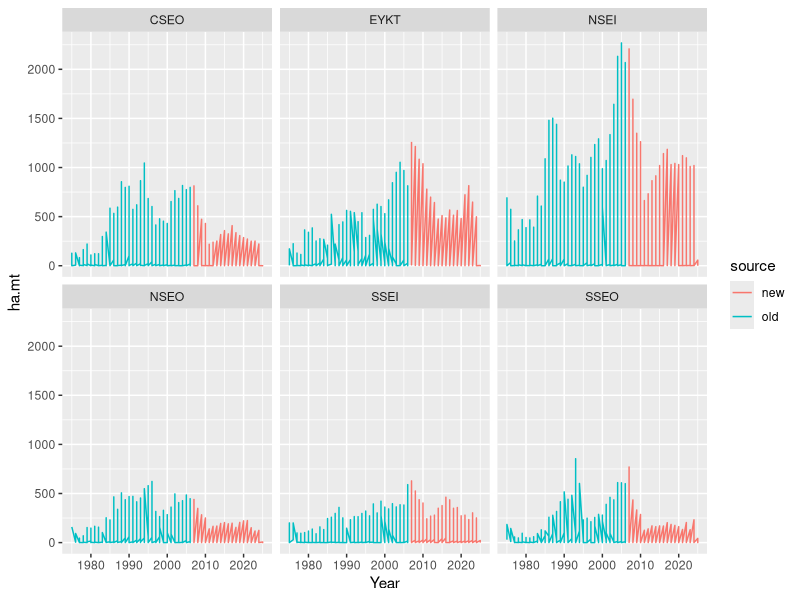
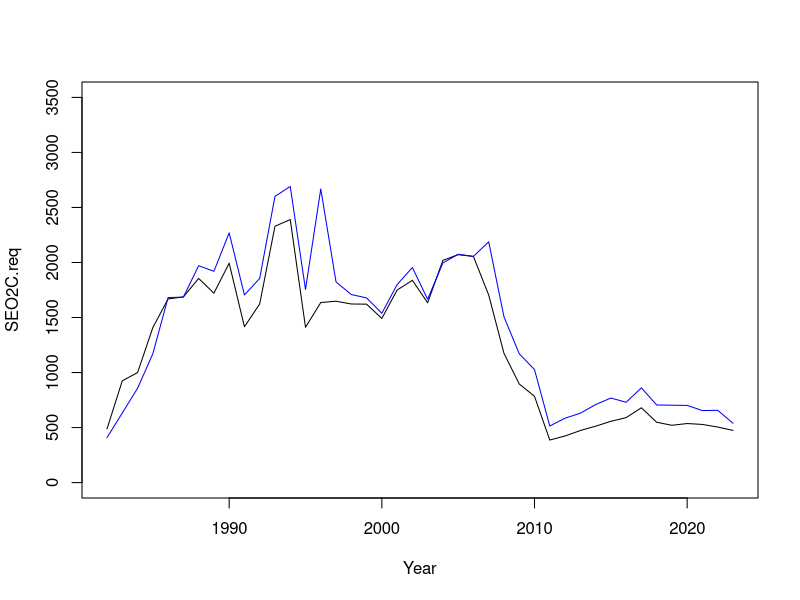
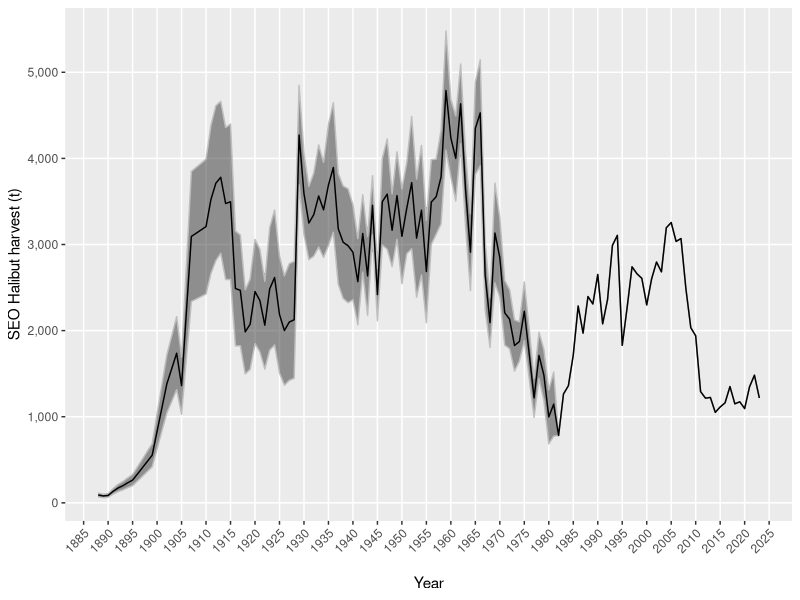
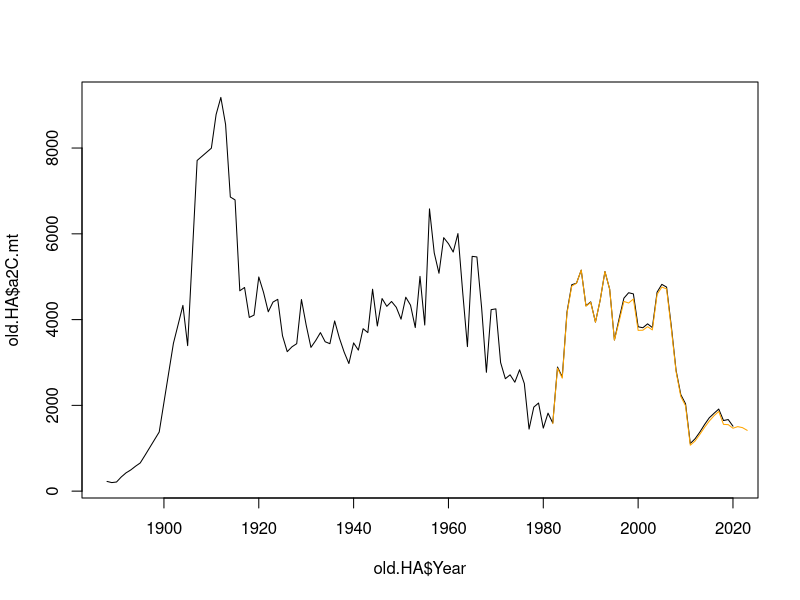
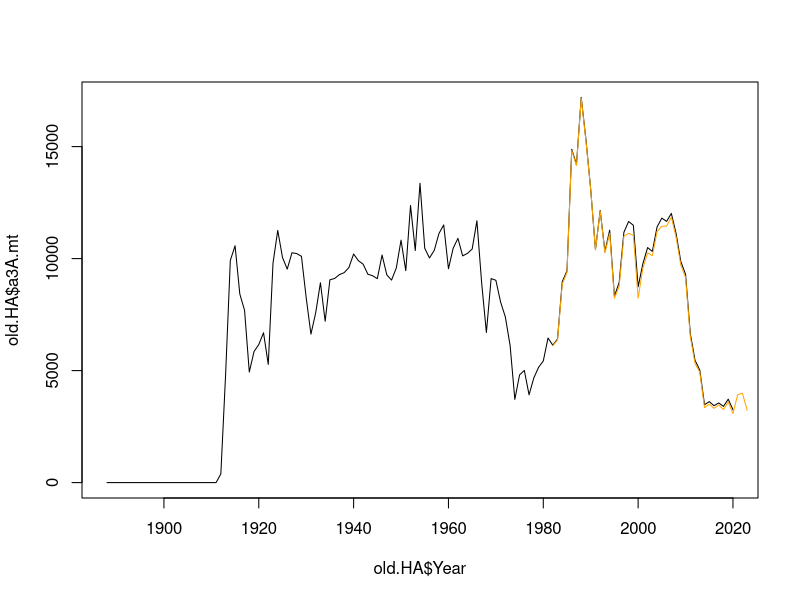
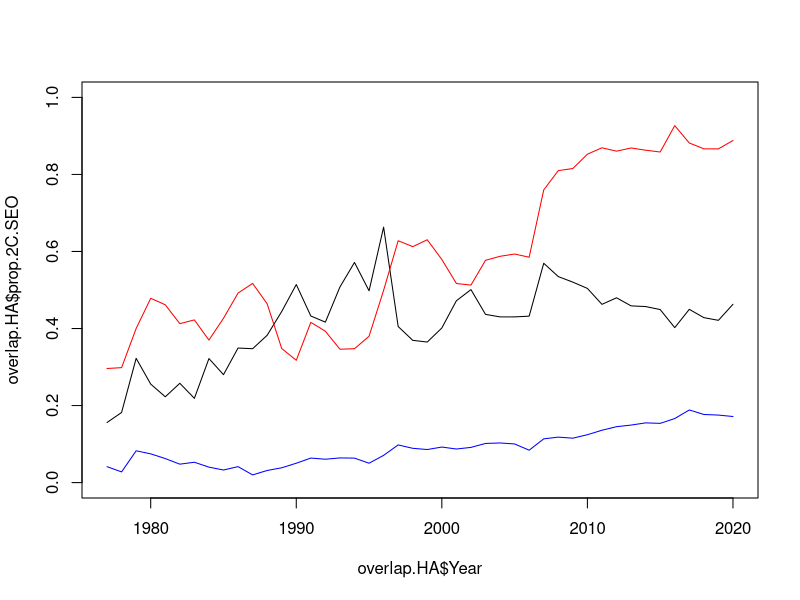
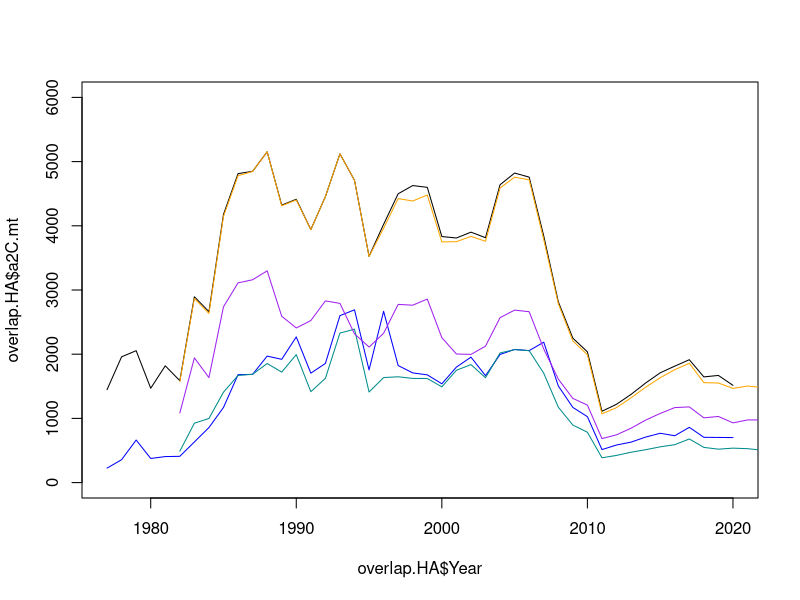
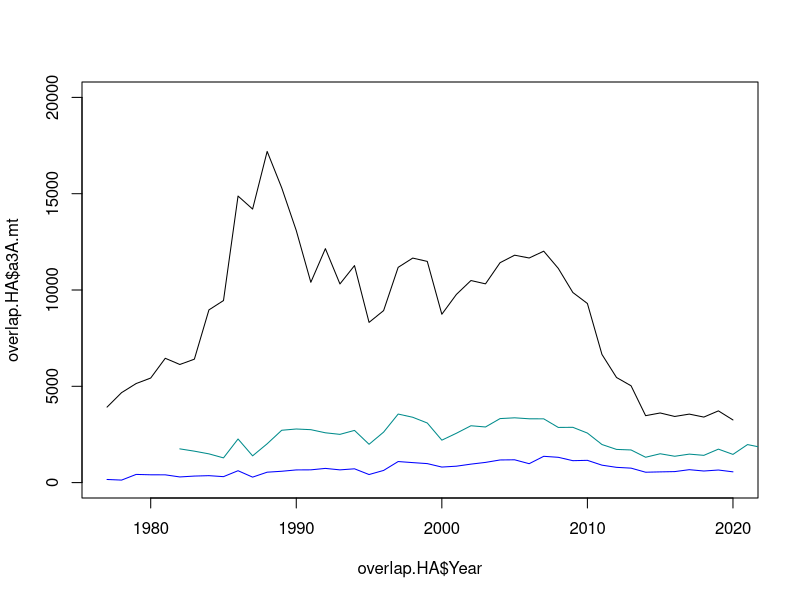

Here is the R script that generated these plots, in order:
################################################################################
## Halibut harvest reconstruction
##
## This code is used to reconstruct the halibut harvests for the SEO management
## units so that we can make estimates about yelloweye bycatch based on IPHC
## survey data. 
##
## 2022 SAFE Report - Appendix A:
## https://apps-afsc.fisheries.noaa.gov/Plan_Team/2022/GOAdsr.pdf
## Because IPHC statistical areas do not align with ADF&G management areas it
## was necessary to reconstruct halibut harvests with some uncertainty. 
## Three of the management areas (CSEO, SSEO and NSEO) were readily identifiable 
## by IPHC regulatory area or region. However, the ADF&G EYKT management area 
## comprises only a portion of IPHC regulatory area 3A and only a portion of the
## Yakutat IPHC region. As such, hindcast harvests were constructed using the average
## proportional relationship between the 3A or Yakutat harvests and the EYKT 
## management area from 1982-2021.
## For years going back to 1929 this meant applying the proportional relationship 
## between the EYKT and the Yakutat IPHC region (which comprises a portion of 
## IPHC management area 3A). For years prior to 1929 this meant applying the 
## proportional relationship between the EYKT and the entire 3A regulatory area.
## 
## This is the most latest version of the code updated last 9/23/24 - LSC
################################################################################

# set up ----
{library(plyr)
library(dplyr)
library(boot)
library(ggplot2)
library(scales)
library(tidyverse)}

YEAR<-2024

options(scipen = 999)

################################################################################
### IMPORT DATA ###
################################################################################

## ADF&G Halibut fish Ticket Data ##############################################

## Catch Data 1975-2023 - R output - code from Rhea Ehresmann using lbs from the
## CFEC gross earning subject area in OceanAK:
## https://oceanak.adfg.alaska.gov/analytics/saw.dll?Answers&path=%2Fshared%2FCommercial%20Fisheries%2FRegion%20I%2FGroundFish%2FUser%20Reports%2FYelloweye%20Reports%20for%20Phil%2FCFEC%20Gross%20Earnings#resultsTab197eba52b18
## I have updated this spreadsheet through 2023 but we will only be using the data
## before 2006 as the fish ticket data (below) is more accurate.We have a lot more 
## flexibility with the fish ticket data and filters. The CFEC gross earnings 
## doesn’t change if fish tickets are edited the following year, so the CFEC data aren’t updated 
## even if the fish tickets are updated. 
## This does not need to be updated in the future but in case someone does want to
## The data is stored: Data_processing/Data/Harvests/CFEC Gross Earnings Data
## The code is stored: Data_processing/Code/ye_hal_summary.R
## There is an additional copy on the GF drive in Rhea's folder.
## Previous versions of this spreadsheet are called: 
## halibut_catch_data_new071422
## halibut_catch_data
HA.Harv<-read.csv("Data_processing/Data/Harvests/halibut_catch_data_cfec.csv", header=T) %>%
  mutate(Year = year.landed, Mgt.Area = mgmt.area, ha.lbs = round.lbs,
         fishery.code = permit.fishery,
         gear = gear.description,
         ha.mt = ha.lbs*0.00045359,
         source = "old") %>%
  select(Year,Mgt.Area,fishery.code,gear,ha.lbs,ha.mt,source) %>% 
  filter(Year <= 2006)

lapply(HA.Harv[c("Year", "Mgt.Area", "fishery.code", "gear")], unique)

## Catch Data 2021-Current Year

## https://oceanak.adfg.alaska.gov/analytics/saw.dll?PortalGo&Action=prompt&path=%2Fshared%2FCommercial%20Fisheries%2FRegion%20I%2FGroundFish%2FUser%20Reports%2FYelloweye%20Reports%20for%20Phil%2FHalibut%20harvest%20SEO%20in%20fish%20ticket%20data%202007%20-%20present
## OceanAK report originally (Halibut harvest SEO in fish ticket data 2007-2022)
## excluded inside waters and included only halibut trips (B permits). I changed filters to match
## Ha.Harv output. I saved this OceanAK report as "Halibut harvest SEO in fish
## ticket data 2007 - present". 
## I made an archive folder for old outputs. I think these can eventually be deleted,
## but I am a data hoarder and it's nice to rerun with old outputs to recreate outputs.
## Data pulled: 7.8.25
HA.Harv.update<-read.csv("Data_processing/Data/Harvests/halibut_catch_adfg_ft_data.csv") %>%
  mutate(Year=DOL.Year,
         gear = Gear.Code.and.Name,
         ha.lbs = as.numeric(Whole.Weight..sum.),
         ha.mt = ha.lbs*0.00045359,
         fishery.code = CFEC.Fishery.Code,
         source = "new") %>%
  select(Year,Mgt.Area,fishery.code,gear,ha.lbs,ha.mt,source)

lapply(HA.Harv.update[c("Year", "Mgt.Area", "fishery.code", "gear")], unique)

#Data Check - combine the new and old HA harvest data
temp<-rbind(HA.Harv,HA.Harv.update)
unique(temp$Year)

ggplot(temp,aes(Year,ha.mt,col=source)) +
  geom_line()+
  facet_wrap(~Mgt.Area)

#Combine 1975-2006 to 2007-present ADF&G fish ticket data
Halibut.harv.1975<-rbind(HA.Harv %>%
                           filter(Year < min(HA.Harv.update$Year)),HA.Harv.update) %>%
  group_by(Year,Mgt.Area) %>%
  summarise(HA.lbs = sum(ha.lbs), HA.mt = sum(ha.mt))

lapply(Halibut.harv.1975[c("Year", "Mgt.Area")], unique)

#SAVE this data for use in estimating historical bycatch

write.csv(Halibut.harv.1975, paste0("Data_processing/Data/SE_Halibut_removals_",
                                    min(Halibut.harv.1975$Year), "-",
                                    max(Halibut.harv.1975$Year), ".csv"), row.names = FALSE)


## IPHC Fishery  ###############################################################

## Halibut harvest from IPHC for 2022 and beyond
## Data is available from: https://www.iphc.int/data/commercial-datasets 
## and under "Pacific Halibut Directed Commercial Landings" download "IPHC Statistical 
## Area and Year - head-off, dressed weight; 1991-" with the net weight in lbs
## save it to the Data_processing/Data/Harvests/ folder and call it IPHC_harv_YEAR.csv
## The spreadsheet is heavily formatted so you'll need to do some cleaning to 
## get just the header row and the data for the most recent year.  This will then be
## added to the sheet Randy came up with (HA.req) and then saved for next year
## An updated file can be found under “Fishery information” at 
## https://www.iphc.int/data/time-series-datasets/, 
## specifically https://www.iphc.int/uploads/2024/09/iphc-2024-tsd-026.xlsx. These 
## data are derived from logbook data and fish tickets. This report in particular 
## lags by about a year. 2024 logs will still be collected well into 2025 and 
## IPHC will generate an update sometime in the fall.

HA.newreq<-read.csv("Data_processing/Data/Harvests/IPHC_harv_2023.csv")
unique(HA.newreq$Year) #2022 - 2023

## Halibut harvest from IPHC for 1982 - 2021; Randy Peterson originally put in this request 
HA.req<-read.csv("Data_processing/Data/Harvests/Halibut_Harvest_IPHCdatareq_1982_2021.csv")
unique(HA.req$Year) #1982-2021

## Halibut harvest from IPHC 1975-1982; Data for 1929-1975 came from IPHC Technical report 14 (Myhre et al. 1977) 
Ha.75_82<-read.csv("Data_processing/Data/Harvests/IPHC_Halibut_harv_1975-1982.csv")
unique(Ha.75_82$Year) #1971-1982

## Halibut harvest from IPHC 1929-1975; Data for 1975-1982 came from IPHC Scientific report 67 (Hoag et al. 1983)
HA.29_75<-read.csv("Data_processing/Data/Harvests/IPHC_Halibut_harv_1929-1975.csv")
unique(HA.29_75$Year) #1929-1975

## Halibut by IPHC area from web source data
HA.IPHCweb<-read.csv("Data_processing/Data/Harvests/Halibut_harvests_IPHCareas_1888.csv", skip=1, header=T)

################################################################################
### HALIBUT HAREVEST RECONSTRUCTION ###
################################################################################

## STEP 1 ######################################################################
# get the contemporary data from IPHC request, get SEO data from there: HA.req
#         a) 2C partitioned into SEO and SEI - measure this PROPORTION (2Cprops)
#         b) 3A to SEO from FISHTICKET data proportion - measure and apply (3A prop)

## Stat areas are further subdivided into "inside/outside" or I/O areas when it 
## was found that outside waters has a greater proportion of older fish an inside waters.
IOs<-unique(HA.req %>% filter(IPHC.Regulatory.Area == "2C" | IPHC.Regulatory.Area == "3A") %>%
              select(IPHC.Statistical.Area,IPHC.Stat.Area..1929.1975,IPHC.Region.2..1929.1975))

HA.newreq <- HA.newreq %>% 
  mutate(IPHC.Regulatory.Area = str_trim(IPHC.Regulatory.Area)) %>% #removes the space after the letters in iphc regulatory area
  filter(IPHC.Regulatory.Area == "2C" | IPHC.Regulatory.Area == "3A") %>% 
  #Net weight (lb): head off, eviscerated, ice and slime deducted weight
  mutate(Net_lbs=Net.wt..lb./1000) %>%
  select(Year,IPHC.Regulatory.Area,IPHC.Statistical.Area = IPHC..Statistical.Area,Net_lbs)

HA.newreq <- join(HA.newreq,IOs,by="IPHC.Statistical.Area")

head(HA.req)
head(HA.newreq)

HA.req<-rbind(HA.req %>% 
                select(Year,
                       IPHC.Regulatory.Area,
                       IPHC.Statistical.Area,
                       Net_lbs = Pacific.halibut.Net.wt..000.lbs.,
                       IPHC.Stat.Area..1929.1975,
                       IPHC.Region.2..1929.1975),
              HA.newreq) %>% 
  mutate(Net_lbs = as.numeric(Net_lbs)) %>% 
  arrange(Year)

HA.req_2C_3A <- HA.req %>%
  filter(IPHC.Regulatory.Area %in% c("2C", "3A")) %>%
  group_by(IPHC.Regulatory.Area, Year, IPHC.Region.2..1929.1975) %>%
  summarise(Halibut_lbs = sum(Net_lbs)) %>%
  mutate(Halibut_mt = Halibut_lbs * 0.00045359 * 1000,
    IO = IPHC.Region.2..1929.1975) %>%
  select(Year, IPHC.regarea = IPHC.Regulatory.Area, IO, Halibut_lbs, Halibut_mt)

Hal.SPM<-data.frame()

years<-unique(HA.req_2C_3A$Year) 
i<-1
for (y in years) {  #y<-years[1]
  subha<-Halibut.harv.1975[Halibut.harv.1975$Year == y,]
  req<-HA.req_2C_3A[HA.req_2C_3A$Year == y,]
  Hal.SPM[i,"Year"]<-y
  
  Hal.SPM[i,"3A.harv"]<-sum(req$Halibut_mt[req$IPHC.regarea == "3A"]) # Total 3A halibut harvest (IPHC data)
  
  Hal.SPM[i,"3Ayak.harv"]<-sum(req$Halibut_mt[req$IPHC.regarea == "3A" & 
                                                req$IO == "Yakutat"]) # Portion of 3A harvest attributed to Yakutat (IPHC data)
  
  Hal.SPM[i,"2C.harv"]<-sum(req$Halibut_mt[req$IPHC.regarea == "2C"]) # Total 2C harvest (IPHC data)
  
  Hal.SPM[i,"EYKT"]<-subha$HA.mt[subha$Mgt.Area == "EYKT"] # Total EYKT harvest (ADFG FT data)
  
  Hal.SPM[i,"SEO2C.tix"]<-sum(subha$HA.mt[subha$Mgt.Area == "NSEO" |
                                            subha$Mgt.Area == "CSEO" |
                                            subha$Mgt.Area == "SSEO"]) # Total OUTSIDE harvest (ADFG FT data)
  
  Hal.SPM[i,"SEI2C.tix"]<-sum(subha$HA.mt[subha$Mgt.Area == "NSEI" |
                                            subha$Mgt.Area == "SSEI"], na.rm=T) # Total INSIDE harvest (ADFG FT data)
  
  Hal.SPM[i,"SEO2C.req"]<-req$Halibut_mt[req$IO == "SE-O"] # Total OUTSIDE harvest (IPHC data)
  
  Hal.SPM[i,"SEI2C.req"]<-req$Halibut_mt[req$IO == "SE-I"] # Total INSIDE harvest (IPHC data)

  
  Hal.SPM[i,"prop3A.EYKT"]<-Hal.SPM[i,"EYKT"]/Hal.SPM[i,"3A.harv"] # Proportion of 3A harvest attributed to EYKT (from ADFG FT data vs IPHC 3A total).
  Hal.SPM[i,"prop3A.EYKT_yak"]<-Hal.SPM[i,"EYKT"]/Hal.SPM[i,"3Ayak.harv"] # Proportion of Yakutat portion of 3A that is EYKT.
  Hal.SPM[i,"prop2C.SEOtix"]<-Hal.SPM[i,"SEO2C.tix"]/Hal.SPM[i,"2C.harv"] # Proportion of 2C harvest that is CSEO, NSEO, SSEO, using ADFG FT data.
  Hal.SPM[i,"prop2C.SEItix"]<-Hal.SPM[i,"SEI2C.tix"]/Hal.SPM[i,"2C.harv"] # Proportion of 2C harvest that is SEI, using ADFG FT  data.
  Hal.SPM[i,"prop2C.SEOreq"]<-Hal.SPM[i,"SEO2C.req"]/Hal.SPM[i,"2C.harv"] # Proportion of 2C harvest that is SEO, from IPHC data.
  Hal.SPM[i,"prop2C.SEIreq"]<-Hal.SPM[i,"SEI2C.req"]/Hal.SPM[i,"2C.harv"] # Proportion of 2C harvest that is SEI, from IPHC data.
  
  Hal.SPM[i,"SEO_harvest_mt"]<- Hal.SPM[i,"SEO2C.req"]+Hal.SPM[i,"EYKT"] 
  #Combines SE-O (from IPHC data) and EYKT (from ADFG FT data) to give total SEO harvest for that year.
  
  i<-i+1
}

#halibut harvest in SEO 2C
plot(data=Hal.SPM, SEO2C.req~Year, ylim=c(0,3500), type="l")

#halibut harvest in SEO 2C from ADF&G FTs
lines(data=Hal.SPM,SEO2C.tix~Year,type="l",col="blue")

summary <- Hal.SPM %>%
  summarise(across(prop3A.EYKT:prop2C.SEIreq, list(min = min, max = max))); summary

## For hindcasting proportions lets use pre-full retention
## Full retention was required for all DSR captured in groundfish and halibut 
## fisheries in federal waters starting in 2005 Full retention of all DSR 
## captured in groundfish and halibut fisheries in state waters started in 2009.

Pre2010<-Hal.SPM[Hal.SPM$Year < 2010,]

Prop.EYKT_3A<-mean(Pre2010$prop3A.EYKT) #average proportion of Area 3A harvest that came from EYKT
var.EYKT_3A<-var(Pre2010$prop3A.EYKT)

Prop.EYKT_yak<-mean(Pre2010$prop3A.EYKT_yak) #average proportion of Yakutat (3A) harvest that was from EYKT
var.EYKT_yak<-var(Pre2010$prop3A.EYKT_yak)

Prop.SEO_2C<-mean(Pre2010$prop2C.SEOreq) #average proportion of Area 2C harvest that came from SEO
var.SEO_2C<-var(Pre2010$prop2C.SEOreq)

Halibut_harvest_forSPM <- Hal.SPM %>% 
  select(Year,SEO_harvest_mt)
Halibut_harvest_forSPM$var<-0

#STEP 2 ########################################################################
## Data from 1929-1975, get SEO data plus plus small proportion of 3A

yrs29<-unique(HA.29_75$Year); yrs29 #1929-1975

prep <- HA.29_75 %>% 
  filter(IPHC.Region.2 %in% c("SE-O", "SE-I", "Yakutat")) %>%
  group_by(Year,IPHC.Region.2) %>% 
  summarize(harv.ustons = sum(Total.Catch..US.Tons..Round.Weight.)) %>%
  mutate(harv_mt = harv.ustons*0.90718474) #converting US tons to metric tons

out29<-data.frame()
yrs29<-unique(HA.29_75$Year)
i<-1
for (y in yrs29){
  dat<-prep %>% filter(Year == y)
  out29[i,"Year"]<-y
  out29[i,"SEO_harvest_mt"]<-dat$harv_mt[dat$IPHC.Region.2 == "SE-O"] +
    dat$harv_mt[dat$IPHC.Region.2 == "Yakutat"]*Prop.EYKT_yak #Proportion of Yakutat portion of 3A that is EYKT
  out29[i,"var"]<-var.EYKT_yak*dat$harv_mt[dat$IPHC.Region.2 == "Yakutat"]*dat$harv_mt[dat$IPHC.Region.2 == "Yakutat"]
  i<-i+1
}

Halibut_harvest_forSPM<-rbind(Halibut_harvest_forSPM,out29)
Halibut_harvest_forSPM<-Halibut_harvest_forSPM [order(Halibut_harvest_forSPM$Year), ]

## STEP 3 ######################################################################
## Data from 1975-1982, get SEO data plus plus small proportion of 3A
##
## Note from Phil: Ha.75_82 OK for SEO but missing Yakutat numbers, so will use 
## HA.IPHC web to est and add

Ha.75_82 <- Ha.75_82 %>% 
  mutate(harv_mt = 0.90718474*Total.Catch..US.Tons..Round.Weight.)

ystofill<-setdiff (min(Halibut_harvest_forSPM$Year):max(Halibut_harvest_forSPM$Year),
                   Halibut_harvest_forSPM$Year)

out76<-data.frame()
i<-1
for (y in ystofill){
  seo<-Ha.75_82[Ha.75_82$Year == y,]
  yakref<-HA.IPHCweb[HA.IPHCweb$Year == y,]
  out76[i,"Year"]<-y
  out76[i,"SEO_harvest_mt"]<-seo$harv_mt[seo$Region == "SE-O"] +
    yakref$X3A.mt*Prop.EYKT_3A
  out76[i,"var"]<-var.EYKT_3A*yakref$X3A.mt*yakref$X3A.mt
  i<-i+1
}

Halibut_harvest_forSPM<-rbind(Halibut_harvest_forSPM,out76)
Halibut_harvest_forSPM<-Halibut_harvest_forSPM [order(Halibut_harvest_forSPM$Year),]

## STEP 4 ######################################################################
## Data from 1888-1928 data, partition using proportions: HA.IPHCweb
##         a) apply 2Cprop and 3Aprop

eys<-unique(HA.IPHCweb$Year)[HA.IPHCweb$Year < min(Halibut_harvest_forSPM$Year)]

out1888<-data.frame()
i<-1

for (y in eys){ #y<-eys[1]
  dat<-HA.IPHCweb[HA.IPHCweb$Year == y,]
  out1888[i,"Year"]<-y
  out1888[i,"SEO_harvest_mt"]<-dat$X2C.mt*Prop.SEO_2C +
    dat$X3A.mt*Prop.EYKT_3A
  out1888[i,"var"]<-var.EYKT_3A*dat$X3A.mt*dat$X3A.mt +
    dat$X2C.mt*dat$X2C.mt*var.SEO_2C
  i<-i+1
}

Halibut_harvest_forSPM<-rbind(Halibut_harvest_forSPM,out1888)
Halibut_harvest_forSPM<-Halibut_harvest_forSPM [order(Halibut_harvest_forSPM$Year),]

## STEP 5 ######################################################################
#SAVE IT! 

ggplot(Halibut_harvest_forSPM,aes(Year,SEO_harvest_mt,col = "black")) +
  geom_ribbon(aes(ymin=SEO_harvest_mt-sqrt(var)*1.96, ymax=SEO_harvest_mt+sqrt(var)*1.96),
              alpha=0.5, col="grey") +
  geom_line(col="black") +
  xlab("\nYear") +
  ylab("SEO Halibut harvest (t)") +
  scale_y_continuous(label=comma, breaks = seq(0,6000,1000)) +
  scale_x_continuous(breaks=seq(1880,2025,5)) + 
  theme (panel.grid.minor = element_blank(),
         axis.text.x = element_text(angle = 45, vjust=1, hjust=1))

ggsave(paste0("Figures/Halibut_Harvest_SEO_", YEAR, ".png"), dpi=300,  height=3, width=6, units="in")

write.csv(Halibut_harvest_forSPM,paste0("Data_processing/Data/SEO_Halibut_removals_",
                                        min(Halibut_harvest_forSPM$Year),"-",
                                        max(Halibut_harvest_forSPM$Year),".csv"))
min(Halibut_harvest_forSPM$Year)
max(Halibut_harvest_forSPM$Year)


#--------------------------------------------------------------------------------
#--------------------------------------------------------------------------------
## Data check stuff here
## LSC - I want to come back and investigate this more. The proportion for SEI is
## greater than 1, which doesn't seem correct.

HA.IPHCweb %>% 
  select(Year = Year,
         a2C.mt=X2C.mt,
         a3A.mt=X3A.mt) ->old.HA

IPHC_2C<-HA.req_2C_3A %>% filter(IPHC.regarea == "2C") 
IPHC_3A<-HA.req_2C_3A %>% filter(IPHC.regarea == "3A")

plot(old.HA$a2C.mt ~ old.HA$Year, type="l")
lines(IPHC_2C$Halibut_mt[IPHC_2C$IO=="SE-I"]+IPHC_2C$Halibut_mt[IPHC_2C$IO=="SE-O"] ~
        IPHC_2C$Year[IPHC_2C$IO=="SE-I"],type="l",col="orange")
plot(old.HA$a3A.mt ~ old.HA$Year, type="l")
lines(IPHC_3A$Halibut_mt[IPHC_3A$IO=="Yakutat"]+IPHC_3A$Halibut_mt[IPHC_3A$IO=="Kodiak"] ~
        IPHC_3A$Year[IPHC_3A$IO=="Yakutat"],type="l",col="orange")

overlap.HA<-old.HA %>% filter(Year > 1976)

years<-unique(overlap.HA$Year) 
i<-1
for (y in years) {  #y<-years[1]
  subha<-Halibut.harv.1975[Halibut.harv.1975$Year == y,]
  overlap.HA[i,"year.check"]<-y
  overlap.HA[i,"EYKT"]<-subha$HA.mt[subha$Mgt.Area == "EYKT"]
  overlap.HA[i,"SEO2C"]<-sum(subha$HA.mt[subha$Mgt.Area == "NSEO" |
                                           subha$Mgt.Area == "CSEO" |
                                           subha$Mgt.Area == "SSEO"])
  overlap.HA[i,"SEI2C"]<-sum(subha$HA.mt[subha$Mgt.Area == "NSEI" |
                                           subha$Mgt.Area == "SSEI"], na.rm=T)
  overlap.HA[i,"prop.3A.EYKT"]<-overlap.HA[i,"EYKT"]/overlap.HA[i,"a3A.mt"]
  overlap.HA[i,"prop.2C.SEO"]<-overlap.HA[i,"SEO2C"]/overlap.HA[i,"a2C.mt"]
  overlap.HA[i,"prop.2C.SEI"]<-overlap.HA[i,"SEI2C"]/overlap.HA[i,"a2C.mt"]
  overlap.HA[i,"2c.ItoO.ratio"]<-overlap.HA[i,"SEO2C"]/(overlap.HA[i,"SEO2C"]+overlap.HA[i,"SEI2C"])
  i<-i+1
}

plot(overlap.HA$prop.2C.SEO ~ overlap.HA$Year, ylim=c(0,1), type="l")
lines(overlap.HA$prop.3A.EYKT ~ overlap.HA$Year, col="blue")
lines(overlap.HA$prop.2C.SEI ~ overlap.HA$Year, col="red")

plot(overlap.HA$a2C.mt ~ overlap.HA$Year, type="l", ylim=c(0,6000))
lines(overlap.HA$SEO2C ~ overlap.HA$Year, type="l", col="blue")
lines(IPHC_2C$Halibut_mt[IPHC_2C$IO=="SE-O"] ~ 
        IPHC_2C$Year[IPHC_2C$IO=="SE-O"], 
      type="l",col="darkcyan")
lines(IPHC_2C$Halibut_mt[IPHC_2C$IO=="SE-I"] ~ 
        IPHC_2C$Year[IPHC_2C$IO=="SE-I"], 
      type="l",col="purple")
lines(IPHC_2C$Halibut_mt[IPHC_2C$IO=="SE-I"]+IPHC_2C$Halibut_mt[IPHC_2C$IO=="SE-O"] ~
        IPHC_2C$Year[IPHC_2C$IO=="SE-I"],type="l",col="orange")

plot(overlap.HA$a3A.mt ~ overlap.HA$Year, type="l", ylim=c(0,20000))
lines(overlap.HA$EYKT ~ overlap.HA$Year, type="l", col="blue")
lines(IPHC_3A$Halibut_mt[IPHC_3A$IO=="Yakutat"] ~ 
        IPHC_3A$Year[IPHC_3A$IO=="Yakutat"], 
      type="l",col="darkcyan")

